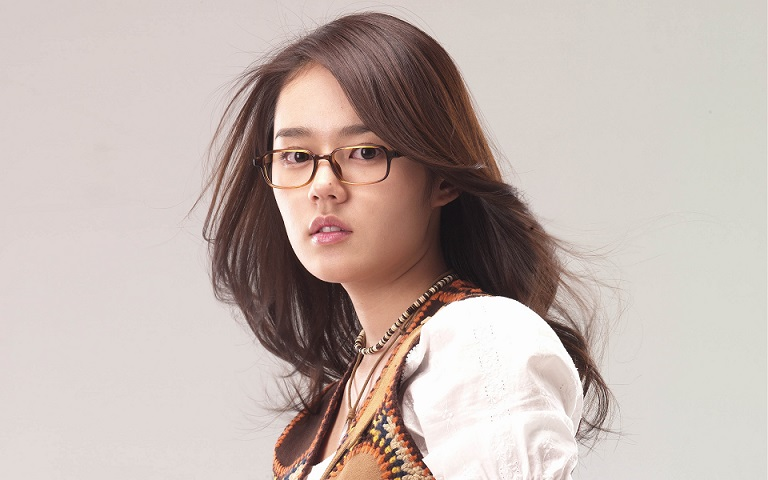
//> input picture test.jpg, 768 x 480 px
$ ./main-035   (built with g++ and OpenCV 4)
//> lines starting //> are read from the running program, lines starting //| are printed output that depends on the picture; after the words box and inside, x2 and y2 are one past the last pixel; in counts of white or black regions, pixels touching at a corner belong together
#include <opencv2/opencv.hpp>
#include <iostream>
#include <math.h>

using namespace std;
using namespace cv;

int main(int argc, char** argv) {
	char input_win[] = "input image";
	char watershed_win[] = "watershed segmentation demo";
	Mat src = imread("//home//fang//下载//opencv基础代码和ppt//test.jpg");
//> src is the input picture: 480 rows x 768 cols, CV_8UC3; mean B, G, R 175, 180.8, 194.8
	// Mat src = imread("D:/kuaidi.jpg");
	if (src.empty()) {
		printf("could not load image...\n");
		return -1;
	}
	namedWindow(input_win, CV_WINDOW_AUTOSIZE);
	imshow(input_win, src);
	// 1. change background
	for (int row = 0; row < src.rows; row++) {
		for (int col = 0; col < src.cols; col++) {
			if (src.at<Vec3b>(row, col) == Vec3b(255, 255, 255)) {
				src.at<Vec3b>(row, col)[0] = 0;
				src.at<Vec3b>(row, col)[1] = 0;
				src.at<Vec3b>(row, col)[2] = 0;
			}
		}
	}
//> src: 480 rows x 768 cols, CV_8UC3; 122 pixels changed, all inside (x1, y1, x2, y2) = (320, 298, 563, 474)
	namedWindow("black background", CV_WINDOW_AUTOSIZE);
	imshow("black background", src);

	// sharpen
	Mat kernel = (Mat_<float>(3, 3) << 1, 1, 1, 1, -8, 1, 1, 1, 1);
	Mat imgLaplance;
	Mat sharpenImg = src;
	filter2D(src, imgLaplance, CV_32F, kernel, Point(-1, -1), 0, BORDER_DEFAULT);
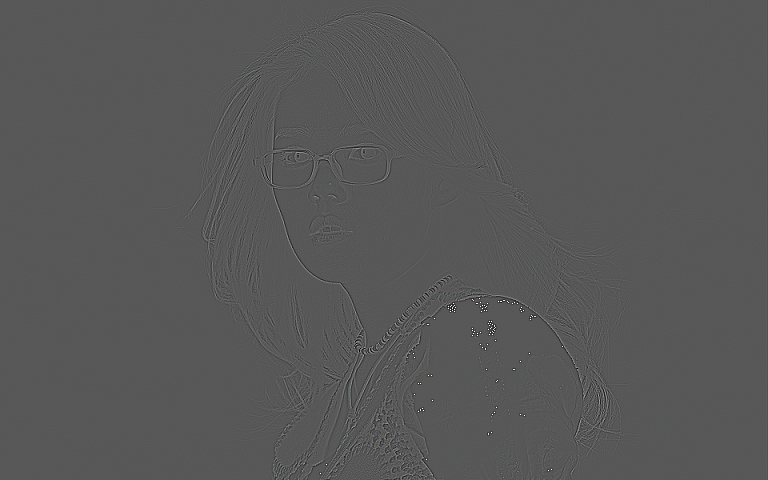
//> imgLaplance: 480 rows x 768 cols, CV_32FC3; mean B, G, R -0.1, -0.1, -0.1; drawn with min black and max white
	src.convertTo(sharpenImg, CV_32F);
	Mat resultImg = sharpenImg - imgLaplance;
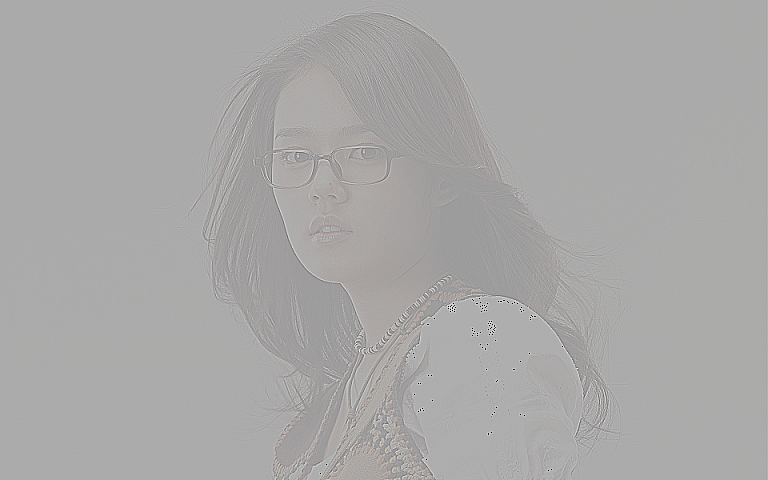
//> resultImg: 480 rows x 768 cols, CV_32FC3; mean B, G, R 175, 180.7, 194.7; drawn with min black and max white

	resultImg.convertTo(resultImg, CV_8UC3);
//> resultImg: 480 rows x 768 cols, CV_8UC3
	imgLaplance.convertTo(imgLaplance, CV_8UC3);
//> imgLaplance: 480 rows x 768 cols, CV_8UC3
	imshow("sharpen image", resultImg);
	// src = resultImg; // copy back

	// convert to binary
	Mat binaryImg;
	cvtColor(src, resultImg, CV_BGR2GRAY);
//> resultImg: 480 rows x 768 cols, CV_8UC1
	threshold(resultImg, binaryImg, 40, 255, THRESH_BINARY | THRESH_OTSU);
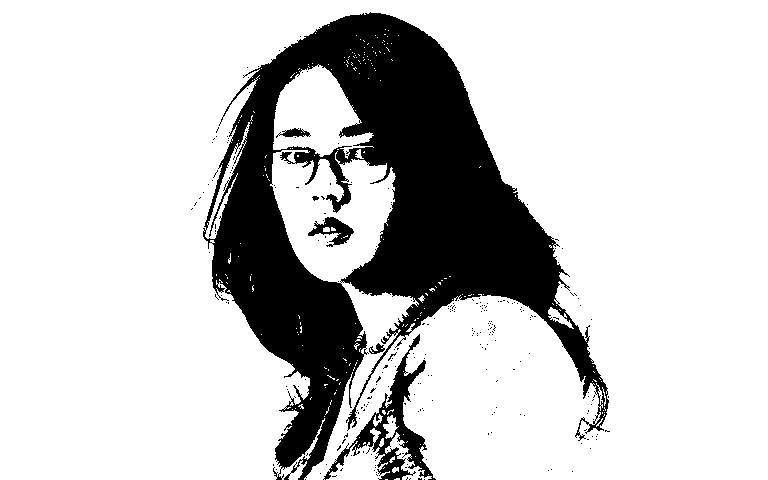
//> binaryImg: 480 rows x 768 cols, CV_8UC1; 79.5% white; 251 black regions (245 under 20 px), largest, box (x1, y1, x2, y2) and area: (203, 12, 609, 480) 70700, (323, 334, 436, 480) 3455, (308, 217, 354, 247) 591, (276, 128, 311, 138) 179, (369, 343, 385, 354) 85, (312, 196, 319, 201) 23
	imshow("binary image", binaryImg);

	Mat distImg;
	distanceTransform(binaryImg, distImg, DIST_L1, 3, 5);
	normalize(distImg, distImg, 0, 1, NORM_MINMAX);
	imshow("distance result", distImg);

	// binary again
	threshold(distImg, distImg, .4, 1, THRESH_BINARY);
//> distImg: 480 rows x 768 cols, CV_32FC1; values 0 (black) and 1 (white), 24.1% white; 2 white regions, box (x1, y1, x2, y2) and area: (0, 0, 166, 480) 46938, (544, 0, 768, 480) 42087
	Mat k1 = Mat::ones(13, 13, CV_8UC1);
	erode(distImg, distImg, k1, Point(-1, -1));
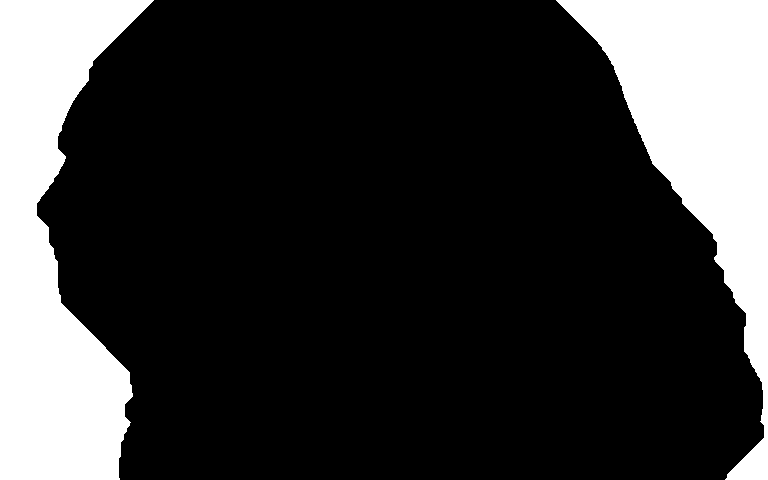
//> distImg: 480 rows x 768 cols, CV_32FC1; values 0 (black) and 1 (white), 21.6% white; 2 white regions, box (x1, y1, x2, y2) and area: (0, 0, 154, 480) 42293, (556, 0, 768, 480) 37437
	imshow("distance binary image", distImg);

	// markers
	Mat dist_8u;
	distImg.convertTo(dist_8u, CV_8U);
//> dist_8u: 480 rows x 768 cols, CV_8UC1; values 0 (black) and 1 (white), 21.6% white; 2 white regions
	vector<vector<Point>> contours;
	findContours(dist_8u, contours, RETR_EXTERNAL, CHAIN_APPROX_SIMPLE, Point(0, 0));
//> contours = 2 contours; box (x1, y1, x2, y2) and area: (0, 0, 154, 480) 41677, (556, 0, 768, 480) 36830

	// create makers
	Mat markers = Mat::zeros(src.size(), CV_32SC1);
	for (size_t i = 0; i < contours.size(); i++) {
		drawContours(markers, contours, static_cast<int>(i), Scalar::all(static_cast<int>(i) + 1), -1);
	}
//> this loop made 2 passes
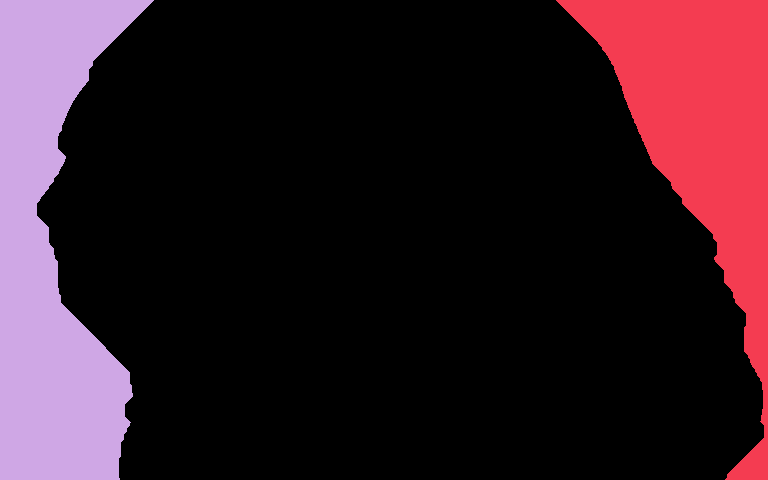
//> markers: 480 rows x 768 cols, CV_32SC1; 3 distinct labels, from 0 to 2; one colour per label, 0 black
	circle(markers, Point(5, 5), 3, Scalar(255, 255, 255), -1);
//> markers: 480 rows x 768 cols, CV_32SC1; 4 distinct labels, from 0 to 255
	imshow("my markers", markers*1000);

	// perform watershed
	watershed(src, markers);
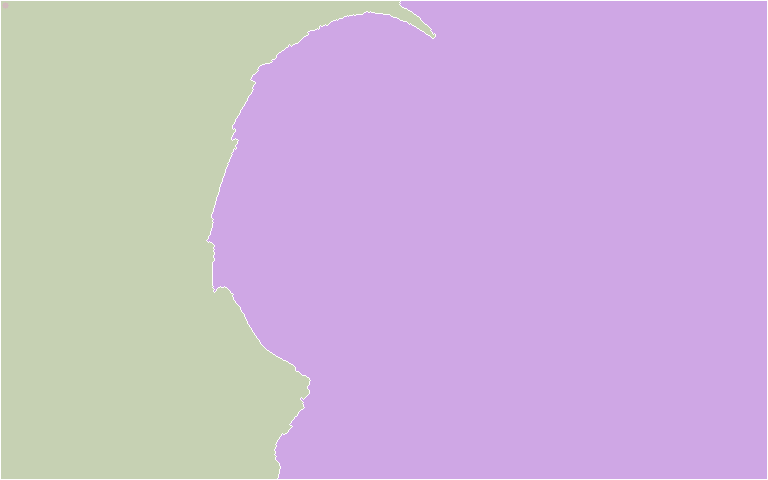
//> markers: 480 rows x 768 cols, CV_32SC1; 4 distinct labels, from -1 to 255; one colour per label, 0 black, -1 white
	Mat mark = Mat::zeros(markers.size(), CV_8UC1);
	markers.convertTo(mark, CV_8UC1);
	bitwise_not(mark, mark, Mat());
	imshow("watershed image", mark);

	// generate random color
	vector<Vec3b> colors;
	for (size_t i = 0; i < contours.size(); i++) {
		int r = theRNG().uniform(0, 255);
		int g = theRNG().uniform(0, 255);
		int b = theRNG().uniform(0, 255);
		colors.push_back(Vec3b((uchar)b, (uchar)g, (uchar)r));
	}

	// fill with color and display final result
	Mat dst = Mat::zeros(markers.size(), CV_8UC3);
	for (int row = 0; row < markers.rows; row++) {
		for (int col = 0; col < markers.cols; col++) {
			int index = markers.at<int>(row, col);
			if (index > 0 && index <= static_cast<int>(contours.size())) {
				dst.at<Vec3b>(row, col) = colors[index - 1];
			}
			else {
				dst.at<Vec3b>(row, col) = Vec3b(0, 0, 0);
			}
		}
	}
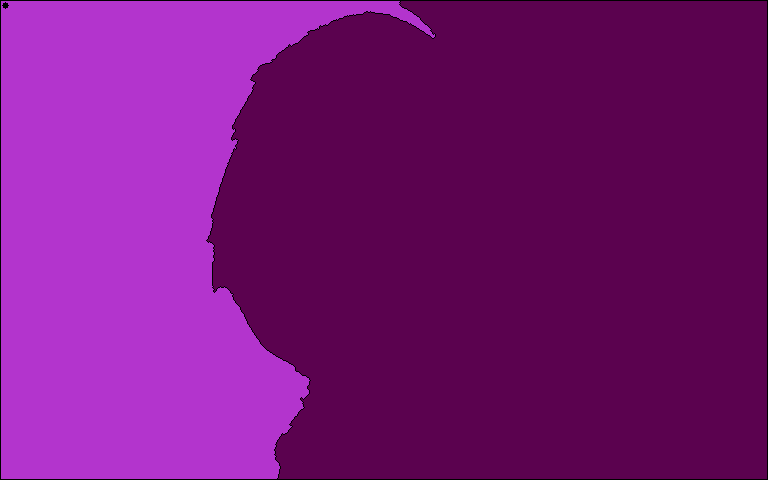
//> dst: 480 rows x 768 cols, CV_8UC3; mean B, G, R 120.5, 18.7, 119.7
	imshow("Final Result", dst);


	char outfile[100];
	sprintf(outfile, "//home//fang//下载//opencv基础代码和ppt//final-project_35.jpg");
	imwrite(outfile, dst);


	waitKey(0);
	return 0;
}
